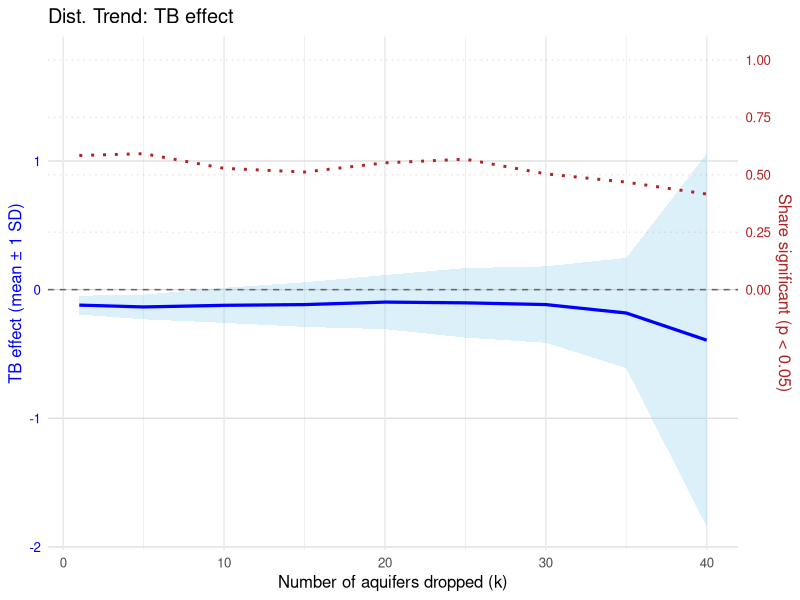
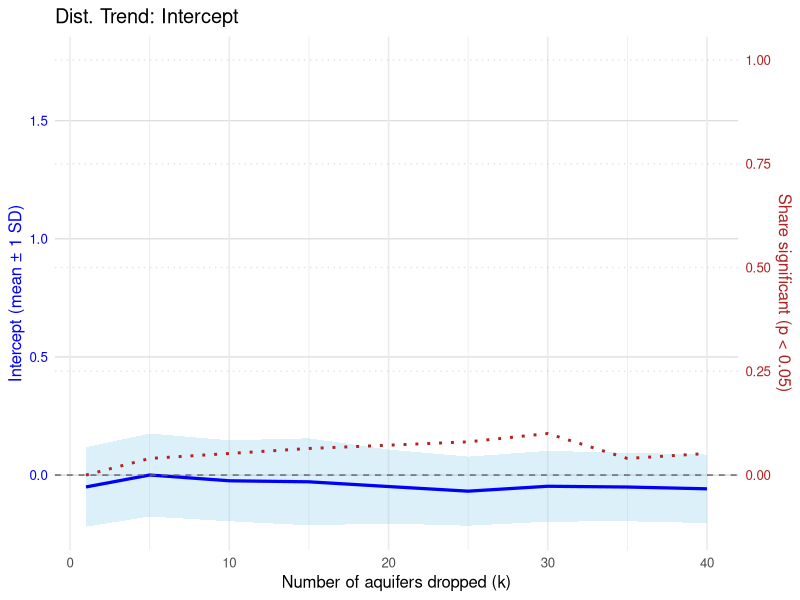
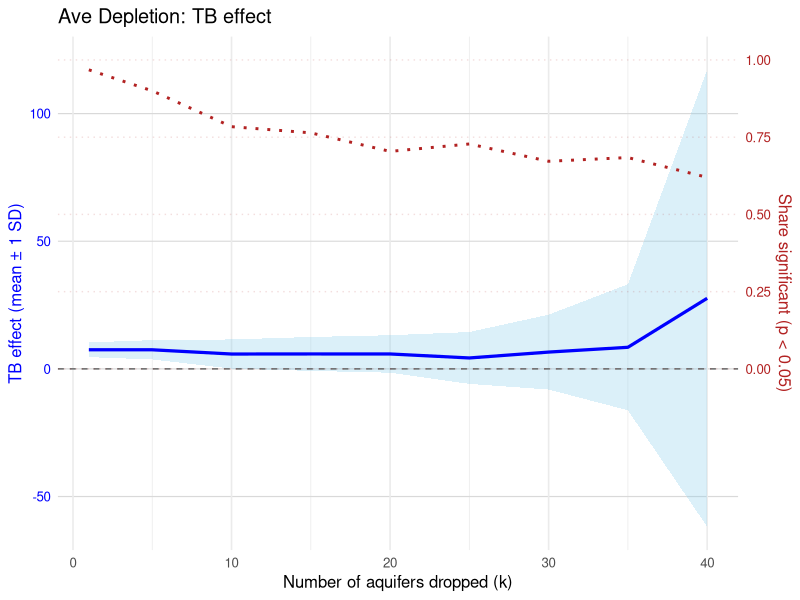

R code for these plots, in order: (Note: this script raises an error after producing the figures.)
# ------------------------------------------------------------------------------
# Script purpose (preamble)
# ------------------------------------------------------------------------------
# This script visualizes the sensitivity of second-stage estimates to randomly
# dropping k transboundary aquifers (“leave-k-out” robustness). It reads the
# Monte Carlo leave-k-out output (loo_Out.csv), summarizes how the coefficient
# distribution changes with k, and plots (i) the mean effect ± 1 SD and (ii) the
# share of draws that remain statistically significant, using a dual y-axis.
#
# Inputs
# - ../3_secondstage/loo_Out.csv
#     Monte Carlo leave-k-out results containing, for each draw:
#       * k: number of aquifers dropped
#       * iter: repetition index
#       * looaqf: list of dropped aquifers (as a string)
#       * b_0, se_0, p_0, nm_0: reg=0 coefficients/SEs/p-values/names
#       * b_1, se_1, p_1, nm_1: reg=1 coefficients/SEs/p-values/names
#
# Core function: plot_loo_robustness(resultsLOO, reg, coef, alpha_sig)
# - reg selects which outcome to plot:
#     * reg = 0: “Ave Depletion” (mean depletion / intercept-level outcome)
#     * reg = 1: “Dist. Trend” (distance-to-border trend outcome)
# - coef selects which coefficient to plot:
#     * "treatment"  -> term code "TBTRUE"  (TB effect)
#     * "intercept"  -> term code "intrcpt" (Intercept)
# - alpha_sig defines the significance threshold used for the “share significant” line.
#
# Processing steps inside plot_loo_robustness()
# 1) Select the appropriate coefficient columns (b_{reg}, p_{reg}, nm_{reg}).
# 2) Filter the dataset to the requested term (intrcpt or TBTRUE).
# 3) Summarize across Monte Carlo draws for each k:
#    - mean_b: mean coefficient across draws
#    - sd_b:   standard deviation across draws
#    - share_sig: fraction of draws with p-value < alpha_sig
# 4) Create a dual-axis scaling:
#    - share_sig is rescaled to the left-axis range via scale_fac so it can be
#      overlaid; the right axis maps back to the original 0–1 share scale.
#
# Plot elements
# - Blue ribbon: mean_b ± 1 SD across draws at each k
# - Blue line:   mean_b
# - Dashed gray line: y = 0 reference
# - Red dotted line:  share_sig (scaled to overlay), with a right-side axis
# - Faint dotted horizontals: visual guides for secondary-axis breakpoints
#
# Main calls
# - Read loo_Out.csv
# - Generate:
#     p1: reg=1, TB effect
#     p2: reg=1, intercept
#     p3: reg=0, TB effect
# - Combine selected plots with patchwork: p3 + p1 + p2
#
# Output
# - A multi-panel figure showing how the estimated TB effect (and optionally the
#   intercept) shifts and how often it remains significant as more TB aquifers are
#   removed (increasing k).
# ------------------------------------------------------------------------------
plot_loo_robustness <- function(resultsLOO,
                                reg  = 0,
                                coef = c("treatment", "intercept"),
                                alpha_sig = 0.05) {
  library(dplyr)
  library(ggplot2)
  
  coef <- match.arg(coef)
  
  # Choose correct columns
  b_col  <- paste0("b_",  reg)
  p_col  <- paste0("p_",  reg)
  nm_col <- paste0("nm_", reg)
  
  # Filter term
  term_code  <- if (coef == "intercept") "intrcpt" else "TBTRUE"
  term_label <- if (coef == "intercept") "Intercept" else "TB effect"
  
  df_term <- resultsLOO %>%
    filter(.data[[nm_col]] == term_code)
  
  # dplyr::summarize
  summ <- df_term %>%
    group_by(k) %>%
    summarise(
      mean_b    = mean(.data[[b_col]], na.rm = TRUE),
      sd_b      = sd(.data[[b_col]],   na.rm = TRUE),
      share_sig = mean(.data[[p_col]] < alpha_sig, na.rm = TRUE),
      .groups   = "drop"
    )
  
  # Compute scaling for secondary axis (matching visible range)
  max_abs   <- max(abs(summ$mean_b + summ$sd_b), na.rm = TRUE)
  scale_fac <- max_abs / max(summ$share_sig, 1e-8)
  regTm=ifelse(reg==1,'Dist. Trend', 'Ave Depletion')
  # Secondary axis break positions mapped to primary scale
  sec_breaks <- seq(0, 1, 0.25)
  sec_lines  <- sec_breaks * scale_fac
  
  ggplot(summ, aes(x = k)) +
    # Coefficient (mean ± SD)
    geom_ribbon(aes(ymin = mean_b - sd_b, ymax = mean_b + sd_b),
                fill = "skyblue", alpha = 0.3) +
    geom_line(aes(y = mean_b), color = "blue", linewidth = 1.1) +
    
    # Horizontal reference line at y = 0
    geom_hline(yintercept = 0, linetype = "dashed", color = "gray40") +
    
    # Faint horizontal lines for secondary axis
    geom_hline(yintercept = sec_lines,
               color = "firebrick", linetype = "dotted", alpha = 0.15) +
    
    # Share significant (scaled to same range)
    geom_line(aes(y = share_sig * scale_fac),
              color = "firebrick", linewidth = 1, linetype = "dotted") +
    
    # Dual axis
    scale_y_continuous(
      name = sprintf("%s (mean ± 1 SD)", term_label),
      sec.axis = sec_axis(~ . / scale_fac,
                          name = sprintf("Share significant (p < %.2f)", alpha_sig),
                          breaks = sec_breaks)
    ) +
    
    labs(
      x = "Number of aquifers dropped (k)",
      title = sprintf("%s: %s", regTm,term_label)
    ) +
    theme_minimal(base_size = 12) +
    theme(
      panel.grid.major.y = element_line(color = "grey85", linewidth = 0.4),
      panel.grid.minor.y = element_blank(),
      axis.title.y.right = element_text(color = "firebrick"),
      axis.text.y.right  = element_text(color = "firebrick"),
      axis.title.y.left  = element_text(color = "blue"),
      axis.text.y.left   = element_text(color = "blue")
    )
}

resultsLOO=read.csv('../3_secondstage/loo_Out.csv')

p1=plot_loo_robustness(resultsLOO, reg = 1, coef = "treatment")
p2=plot_loo_robustness(resultsLOO, reg = 1, coef = "intercept")
p3=plot_loo_robustness(resultsLOO, reg = 0, coef = "treatment")
p3+p1+p2
